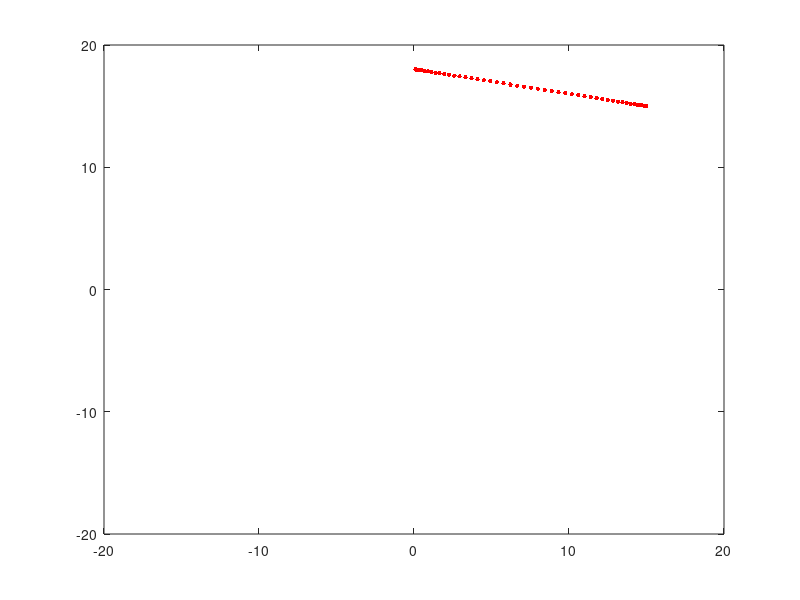

Reproduce this figure in MATLAB.
clc;
clear all;
xx = 1;

L1 = 10;
L2 = 10;

Kp = 2;
i_error = 0;
K_i = 0.5;
q = [0;0];

for t = 0.1:0.1:5 

    tf = 5;

    T_f =  [1 0 0 0;
            1 tf tf^2 tf^3;
            0 1 0 0;
            0 1 2*tf 3*tf^2];  % Time period of trajectory movement

    D_x = [15;0.1;0;0];  % Initial & final x position of manipulator
    D_y = [15;18;0;0];  % Initial & final y position of manipulator

    A_x = inv(T_f) * D_x;
    A_y = inv(T_f) * D_y;

    X = A_x(1) + A_x(2)*t + A_x(3)*(t^2) + A_x(4)*(t^3);  % X = a0 + a1*t + a2(t^2) + a3*(t^3) + a4*(t^4);
    Y = A_y(1) + A_y(2)*t + A_y(3)*(t^2) + A_y(4)*(t^3);  % Y = a0 + a1*t + a2(t^2) + a3*(t^3) + a4*(t^4);
    
    Traject(1,xx) = X;
    Traject1(1,xx) = Y;

    plot (Traject,Traject1,'.','MarkerSize',10,'Color','r')
    
    X_d = A_x(2) + 2*A_x(3)*t + 3*A_x(4)*(t^2);
    Y_d = A_y(2) + 2*A_y(3)*t + 3*A_y(4)*(t^2);
    
    Linear_velocity = [X_d;Y_d];

    q2 = acosd((X^2+Y^2-L1^2-L2^2)/(2*L1*L2));
    q1 = atand(Y/X) - atand (L2 *sind(q2)/(L1+(L2*cosd(q2))));

    qd = [real(q1);real(q2)];
    axis([-20 20 -20 20]);

    hold on;

% To find Jacobian matrix 
J = [-L1*sind(q1)-L2*sind(q1+q2) -L2*sind(q1+q2);
      L1*cosd(q1)+L1*cosd(q1+q2) L2*cosd(q1+q2)];
q_d = inv(J)*Linear_velocity;
% location to reach

q_error = real(qd - q);

i_error = i_error + (q_error*0.1);

Feed_forward = (q_d) + Kp*q_error;              % Try using Kp & ki alone to simualite the robot to achieve desired position
% Feed_forward_P = Kp*q_error;
Feed_forward_I = K_i* i_error*0.1;
Feed_forward_PI = Kp*q_error + K_i* i_error;

q = real((Feed_forward * 0.1)+q);
I = Feed_forward_I;
P_I = (Feed_forward_PI*0.1)+q;
Traject2(1,xx) = Feed_forward(1);
Traject2(2,xx) = Feed_forward(2);
Traject2(3,xx) = q(1);
Traject2(4,xx) = q(2);
Traject2(5,xx) = P_I(1);
Traject2(6,xx) = P_I(2);

KK = plot([0, L1 * cosd(q(1)), L1*cosd(q(1))+L2*cosd(q(1)+q(2))], [0, L1 * sind(q(1)), L1*sind(q(1))+L2*sind(q(1)+q(2))], '-o', 'LineWidth', 2);
%LL = plot([0, L1 * cosd(P_I(1)), L1*cosd(P_I(1))+L2*cosd(P_I(1)+P_I(2))], [0, L1 * sind(P_I(1)), L1*sind(P_I(1))+L2*sind(P_I(1)+P_I(2))], '-o', 'LineWidth', 4);
% MM = plot([0, L1 * cosd(q(1)), L1*cosd(q(1))+L2*cosd(q(1)+q(2))], [0, L1 * sind(q(1)), L1*sind(q(1))+L2*sind(q(1)+q(2))], '-o', 'LineWidth', 2);
% NN = plot([0, L1 * cosd(q(1)), L1*cosd(q(1))+L2*cosd(q(1)+q(2))], [0, L1 * sind(q(1)), L1*sind(q(1))+L2*sind(q(1)+q(2))], '-o', 'LineWidth', 2);
pause(0.1);                 % make feed forward in terms of position rather than direct value of angle
delete (KK);
%delete(LL);
% delete (ZZ)
xx = xx+1;
end